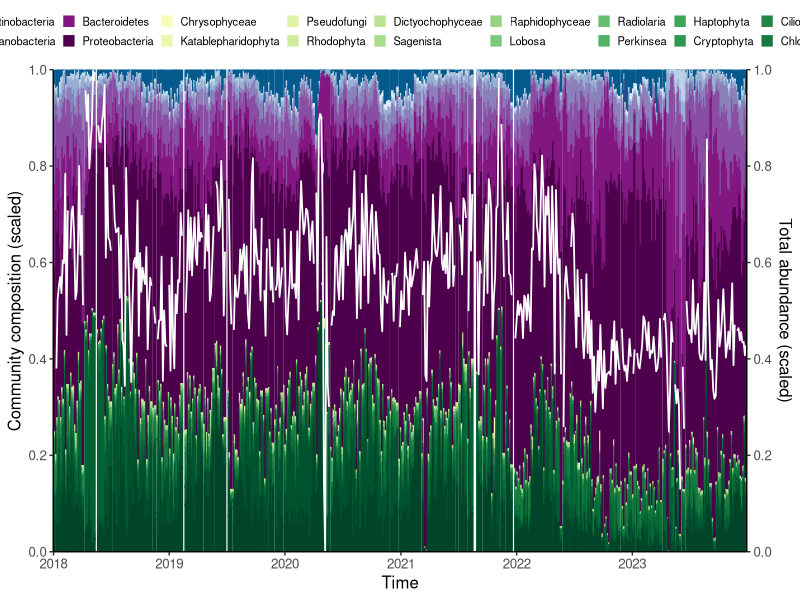
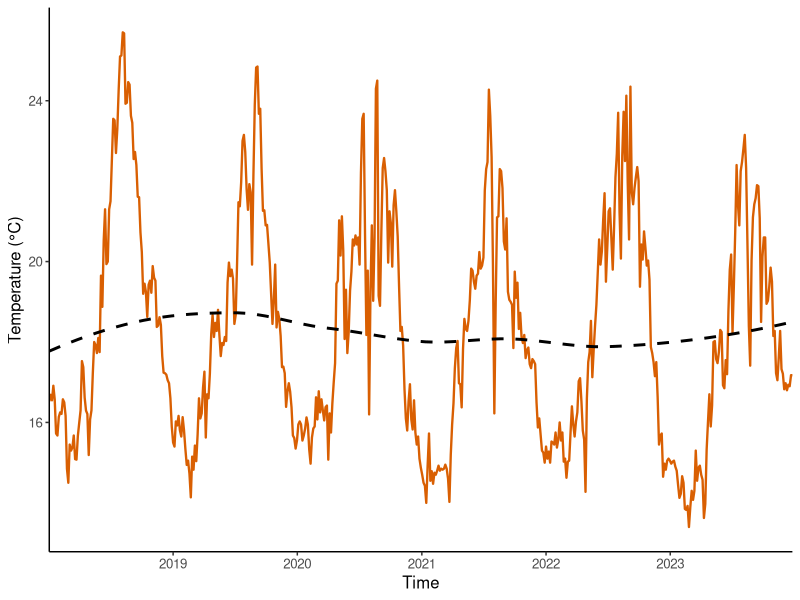

Write R code to recreate these figures, in order.
## ---- chunk 1
#| label: setup
#| message: false
#| warning: false

# 加载核心包
library(tidyverse)

# 读取元数据：提供序列 ID 与较高分类学级别的映射关系
taxa_info <- read.csv("data/taxa_information.csv")
## ---- chunk 2
#| label: data-preprocessing
#| message: false

# 读取时间序列丰度数据并进行预处理
data <- read.csv("data/data_sequences_0.1_rel_ab_0.5_occ_binned_4_days_with_temperature.csv") %>%
  # 宽表转长表，适应时间序列绘图
  gather(-date, key = "variable", value = "value") %>%
  # 匹配分类学标签
  left_join(taxa_info, by = c("variable" = "sequence_ID")) %>%
  # 质控：剔除无法进行分类学鉴定的序列
  filter(!is.na(domain)) %>%
  # 将单个 ASV 的相对丰度聚合到各自的高级分类群中
  group_by(date, group, domain) %>%
  summarise(rel_ab = sum(value, na.rm = TRUE), .groups = "drop")
## ---- chunk 3
#| label: attributes-and-scaling

plotting_attributes <- taxa_info %>%
  select(group, domain, rel_ab_mean, color) %>%
  filter(!is.na(domain)) %>%
  group_by(group, domain, color) %>%
  summarise(rel_ab = sum(rel_ab_mean, na.rm = TRUE), .groups = "drop") %>%
  arrange(domain, rel_ab)

plot_data <- data %>%
  mutate(group = factor(group, levels = pull(plotting_attributes, "group")))

scale_values <- function(x){(x - min(x, na.rm = TRUE)) / (max(x, na.rm = TRUE) - min(x, na.rm = TRUE))}

total_abundance_scaled <- ungroup(data) %>%
  group_by(date) %>%
  summarise(rel_ab = sum(rel_ab), .groups = "drop") %>%
  mutate(rel_ab = ifelse(rel_ab == 0, NA, rel_ab)) %>%
  mutate(rel_ab_scaled = scale_values(rel_ab))
## ---- chunk 4
#| label: fig-community-composition
#| fig-cap: "图1A：微生物群落组成与总丰度的时间序列变化"
#| fig-width: 12
#| fig-height: 4
#| warning: false

ggplot(plot_data, aes(y = rel_ab, x = date(date))) +
  geom_bar(stat = "identity", aes(color = group, fill = group), position = "fill") +
  scale_color_manual(values = pull(plotting_attributes, "color"), name = "") +
  scale_fill_manual(values = pull(plotting_attributes, "color"), name = "") +
  theme_classic() +
  ylab("Community composition (scaled)") +
  xlab("Time") +
  theme(legend.position = "top",
        text = element_text(size = 12),
        legend.text = element_text(size = 8),
        legend.key.size = unit(0.3, "cm")) +
  scale_x_date(date_breaks = "1 year", date_labels = "%Y", expand = c(0, 0)) +
  scale_y_continuous(expand = c(0, 0),
                     sec.axis = sec_axis(~. * 1, name = "Total abundance (scaled)", breaks = seq(0, 1, 0.2)),
                     breaks = seq(0, 1, 0.2)) +
  geom_line(data = total_abundance_scaled, aes(y = rel_ab_scaled), color = "white", linewidth = 0.6) +
  guides(colour = guide_legend(nrow = 2), fill = guide_legend(nrow = 2))
## ---- chunk 5
#| label: fig-temperature-dynamics
#| fig-cap: "采样期间水温的时间序列与季节性波动"
#| fig-width: 10
#| fig-height: 3
#| warning: false
#| message: false

# 重新读取原始宽表数据并专门提取温度列
raw_data <- read.csv("data/data_sequences_0.1_rel_ab_0.5_occ_binned_4_days_with_temperature.csv")

# 整理环境数据（剔除多余的物种丰度列，保留时间和温度）
env_data <- raw_data %>%
  select(date, temperature) %>%
  # 确保日期列被 R 语言正确识别为时间格式
  mutate(date = as.Date(date))

# 绘制温度变化折线图
ggplot(env_data, aes(x = date, y = temperature)) +
  # 绘制温度主线（橙红色）
  geom_line(color = "#d95f02", linewidth = 0.8) +
  # 添加一条平滑的长期趋势线（黑色虚线）
  geom_smooth(method = "loess", color = "black", linetype = "dashed", se = FALSE) +
  theme_classic() +
  labs(y = "Temperature (°C)", x = "Time") +
  scale_x_date(date_breaks = "1 year", date_labels = "%Y", expand = c(0, 0)) +
  theme(text = element_text(size = 12))
